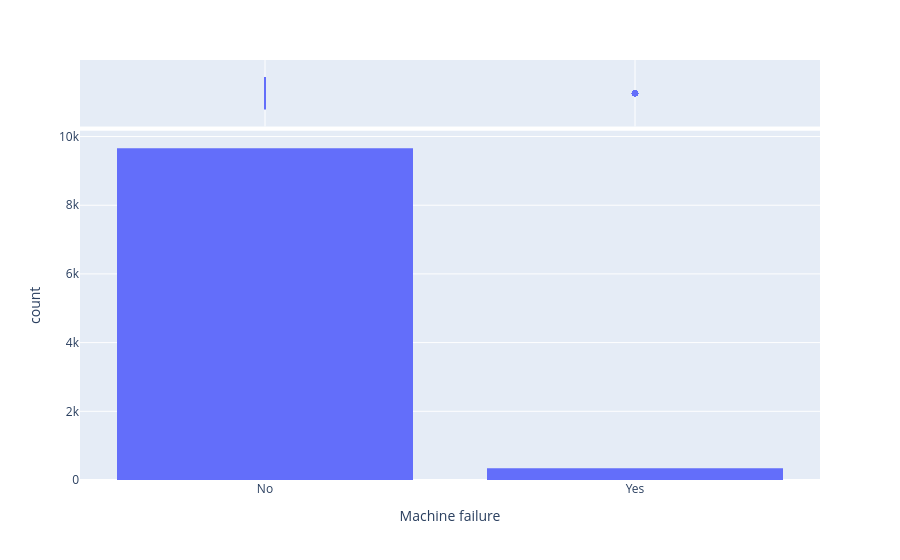

Here is the notebook cell this chart was saved with:
### Code cell
#Histogram of Machine failure with marginal box
px.histogram(ai,x='Machine failure',marginal='box')

### Figure 1 — Plotly figure (JSON) as saved in the notebook; plotly's stock layout.template omitted (floating-point values rounded to 4 significant figures; data arrays with more than 128 entries replaced by an {"elided": "..."} marker saying what was removed)
{"data": [{"alignmentgroup": "True", "bingroup": "x", "hovertemplate": "Machine failure=%{x}<br>count=%{y}<extra></extra>", "legendgroup": "", "marker": {"color": "#636efa", "pattern": {"shape": ""}}, "name": "", "offsetgroup": "", "orientation": "v", "showlegend": false, "type": "histogram", "x": {"elided": "10000 str values"}, "xaxis": "x", "yaxis": "y"}, {"alignmentgroup": "True", "hovertemplate": "Machine failure=%{x}<extra></extra>", "legendgroup": "", "marker": {"color": "#636efa"}, "name": "", "notched": true, "offsetgroup": "", "showlegend": false, "type": "box", "x": {"elided": "10000 str values"}, "xaxis": "x2", "yaxis": "y2"}], "layout": {"barmode": "relative", "legend": {"tracegroupgap": 0}, "margin": {"t": 60}, "xaxis": {"anchor": "y", "domain": [0, 1], "title": {"text": "Machine failure"}}, "xaxis2": {"anchor": "y2", "domain": [0, 1], "matches": "x", "showgrid": true, "showticklabels": false}, "yaxis": {"anchor": "x", "domain": [0, 0.8316], "title": {"text": "count"}}, "yaxis2": {"anchor": "x2", "domain": [0.8416, 1], "matches": "y2", "showgrid": false, "showline": false, "showticklabels": false, "ticks": ""}}}
